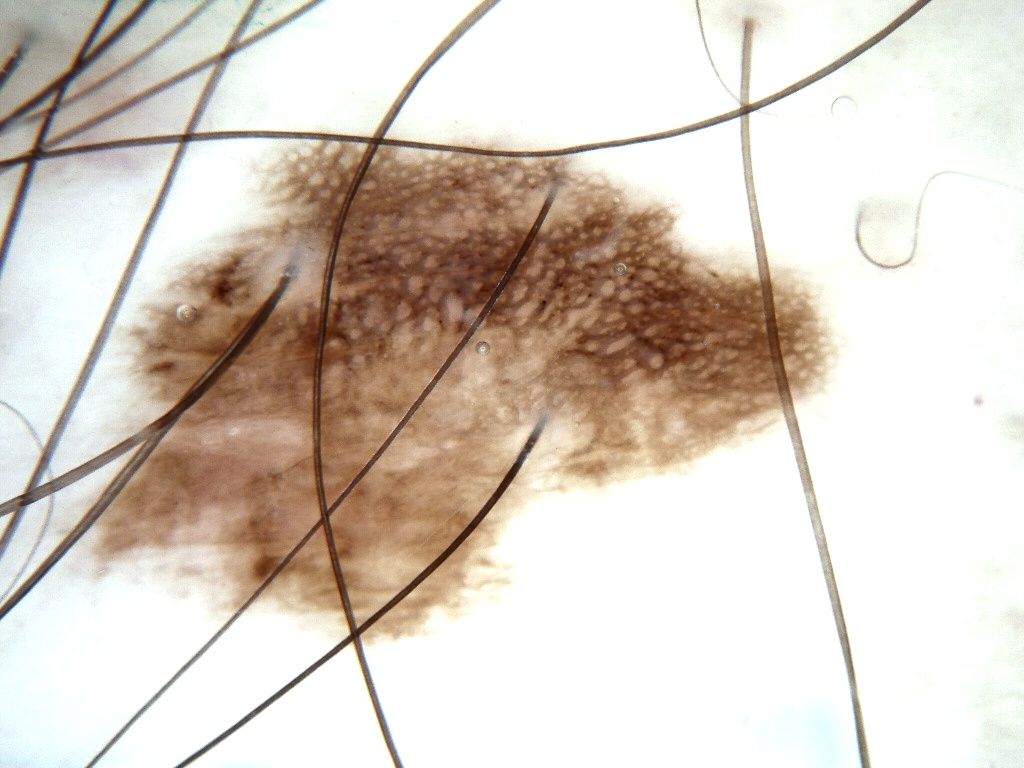
#> input picture Illumination/correction_test1.jpg, 1024 x 768 px, found by its file name
$ python countour.py   (older library calls are emulated)
#> lines starting #> are read from the running program, lines starting #| are printed output that depends on the picture; after the words box and inside, x2 and y2 are one past the last pixel; in counts of white or black regions, pixels touching at a corner belong together
# -*- coding: utf-8 -*-
"""
Created on Mon Jan 29 11:34:11 2018

@author: Camila
"""

import numpy as np
import cv2

# Load image and keep a copy
image = cv2.imread('C:\\Users\\Camila\\Documents\\EDP\\Illumination\\correction_test1.jpg')
#> image is the input picture: shape (768, 1024, 3); mean B, G, R 196.1, 206.5, 216.9
orig_image = image.copy()
#ro,col = image.shape
#orig_image = cv2.resize(orig_image,(np.around(col/2).astype(int),np.around(ro/2).astype(int)))
cv2.imshow('Original Image', orig_image)
cv2.waitKey(0)

# Grayscale and binarize
gray = cv2.cvtColor(image, cv2.COLOR_BGR2GRAY)
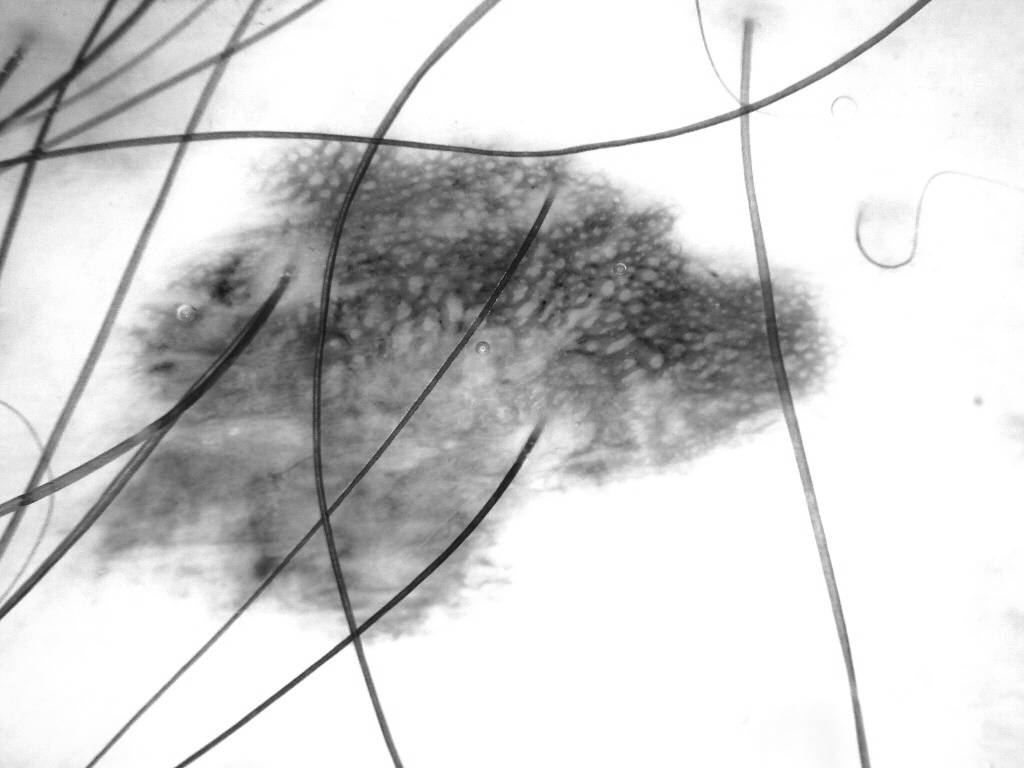
#> gray: shape (768, 1024); min 18, max 255, mean 208.4
ret, thresh = cv2.threshold(gray, 127, 255, cv2.THRESH_BINARY_INV)
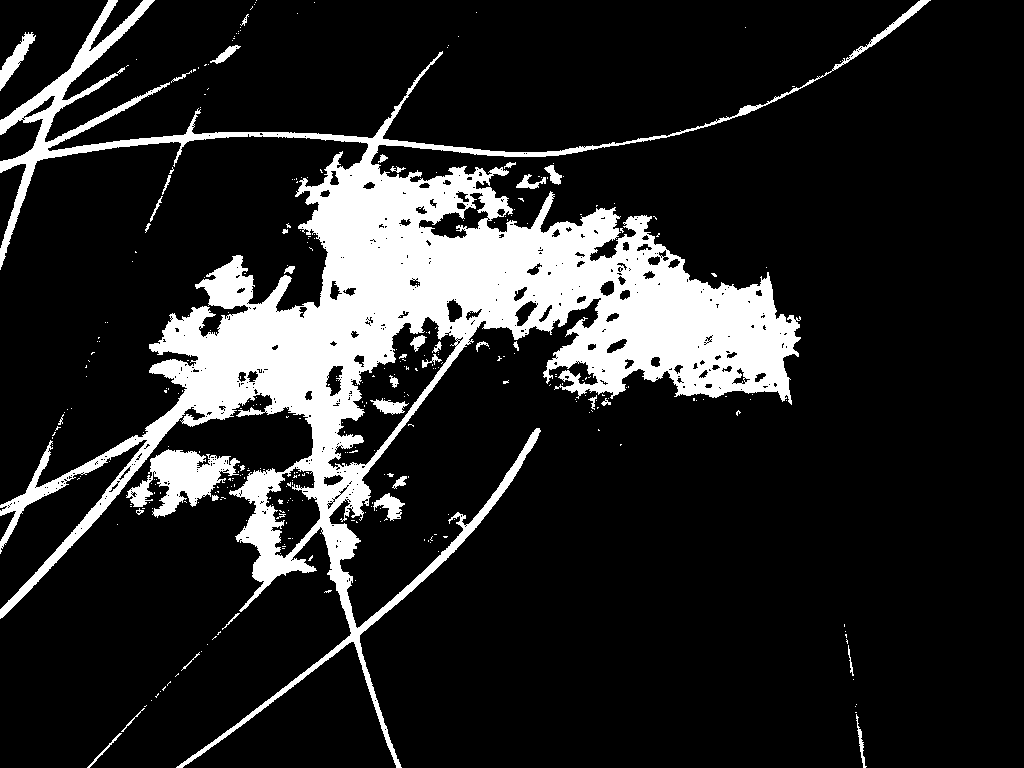
#> thresh: shape (768, 1024); 15.3% white; 337 white regions (297 under 20 px)

# Find contours
im, contours, hierarchy = cv2.findContours(thresh, cv2.RETR_LIST, cv2.CHAIN_APPROX_NONE)
#> contours = 904 contours, 790 with area under 20; largest, box (x1, y1, x2, y2) and area: (0, 0, 931, 768) 124146, (327, 316, 458, 469) 7615, (126, 449, 240, 518) 3377, (265, 466, 321, 559) 2892, (418, 192, 489, 239) 1295

# Iterate through each contour and compute the bounding rectangle
for c in contours:
    x,y,w,h = cv2.boundingRect(c)
    cv2.rectangle(orig_image,(x,y),(x+w,y+h),(0,0,255),2)
    cv2.imshow('Bounding Rectangle', orig_image)
#> this loop made 904 passes
#> (x, y, w, h) on passes 1, 3, 5: (87, 733, 35, 35), (856, 714, 11, 54), (121, 708, 24, 24)
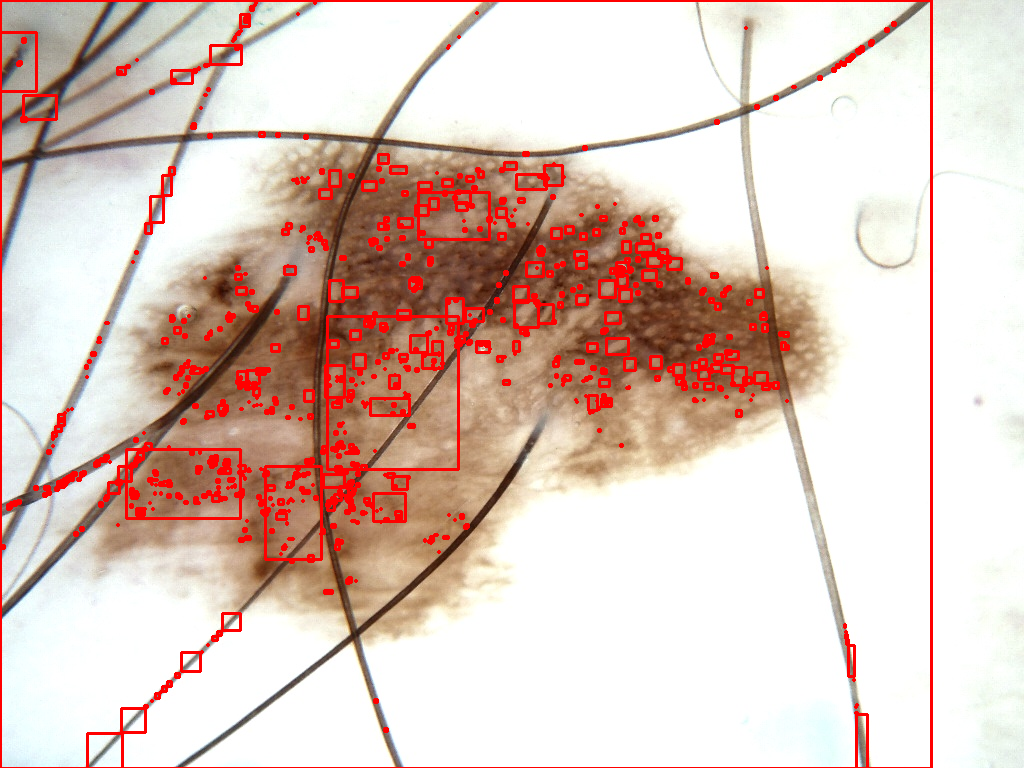
#> orig_image: shape (768, 1024, 3); 5.69% of pixels changed, all inside (x1, y1, x2, y2) = (0, 0, 933, 768)

cv2.waitKey(0)

# Iterate through each contour and compute the approx contour
for c in contours:
    # Calculate accuracy as a percent of the contour perimeter
    accuracy = 0.0008* cv2.arcLength(c, True)
    approx = cv2.approxPolyDP(c, accuracy, True)
    cv2.drawContours(image, [approx], 0, (0, 255, 0), 2)
    cv2.imshow('Approx Poly DP', image)
#> this loop made 904 passes
#> (accuracy, approx) on passes 2, 4, 6: (0.00453, [[384, 729], [385, 728], [386, 729], [385, 730]]), (0.0016, [[855, 712], [856, 712]]), (0, [[855, 706]])
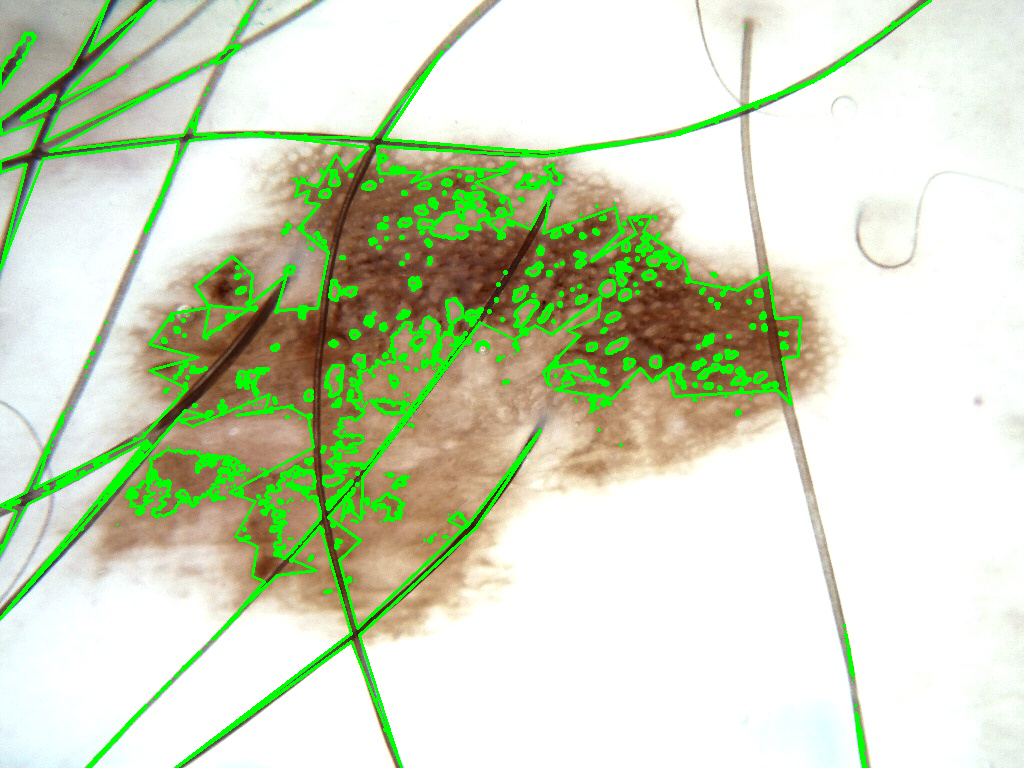
#> image: shape (768, 1024, 3); 7.19% of pixels changed, all inside (x1, y1, x2, y2) = (0, 0, 932, 768)

cv2.imwrite('lesionsegment66.jpg',image)
cv2.waitKey(0)
cv2.destroyAllWindows()

$ run again, with Illumination/correction_test2.jpg copied over Illumination/correction_test1.jpg
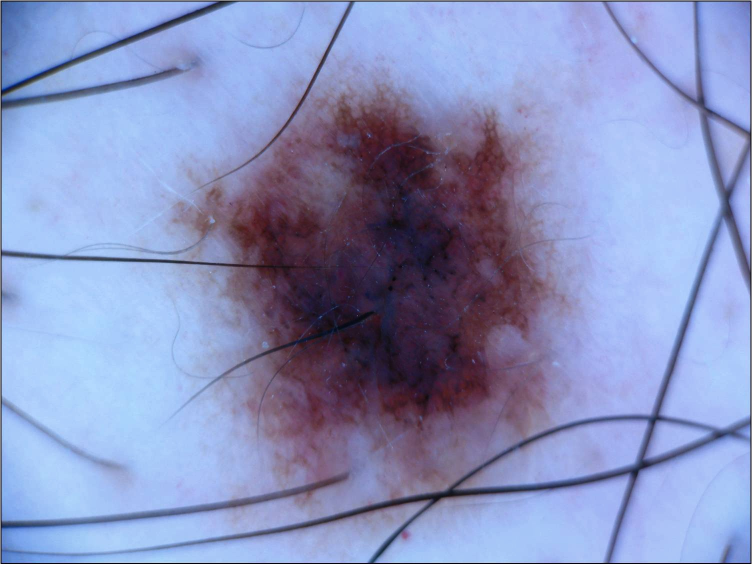
#> input picture Illumination/correction_test2.jpg, 1504 x 1129 px, found by its file name (shown at 1/2 size)
#> image is the input picture: shape (1129, 1504, 3); mean B, G, R 189.4, 145.6, 136.3
#> `ret, thresh = cv2.threshold(gray, 127, 255, cv2.THRESH_BINARY_INV)`:
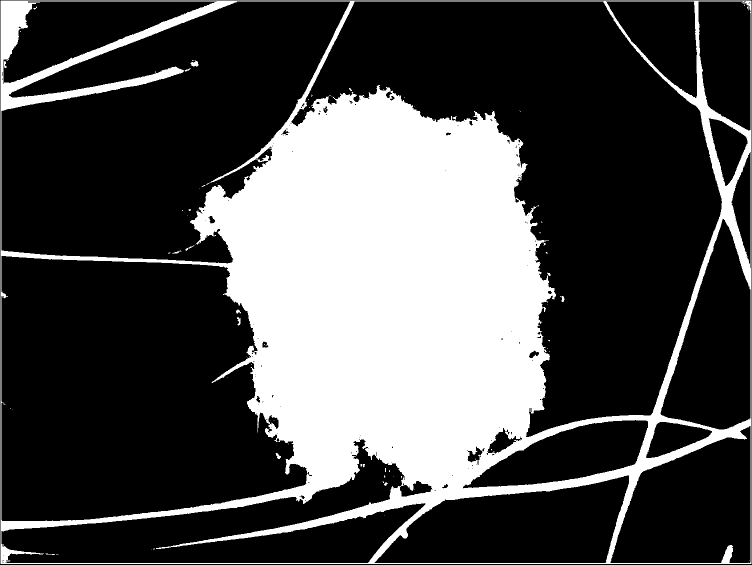
#> thresh: shape (1129, 1504) (shown at 1/2 size); 29.7% white; 82 white regions (66 under 20 px)
#> contours = 249 contours, 197 with area under 20; largest, box (x1, y1, x2, y2) and area: (1, 1, 1503, 1128) 1690126, (582, 2, 1445, 875) 337610, (2, 511, 616, 1043) 259780, (2, 2, 701, 528) 231632, (2, 878, 852, 1127) 84038
#> the loop `for c in contours:` made 249 passes
#> (x, y, w, h) on passes 2 to 4: (1497, 1124, 1, 1), (4, 1122, 3, 4), (5, 1120, 4, 3)
#> the loop `for c in contours:` made 249 passes
#> accuracy on passes 3, 4, 9: 0.00613, 0.00613, 0.0301
#> after the loop `for c in contours:`:
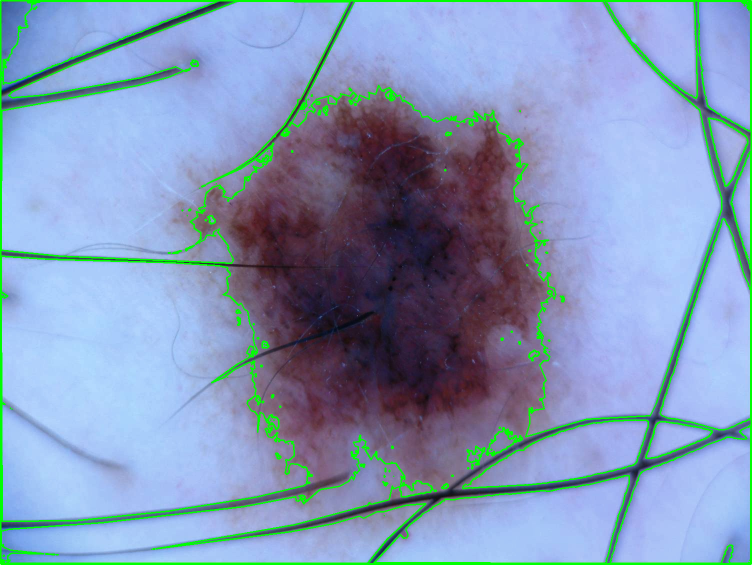
#> image: shape (1129, 1504, 3) (shown at 1/2 size); 4.61% of pixels changed, all inside (x1, y1, x2, y2) = (0, 0, 1504, 1129)

$ run again, with Illumination/correction_test4.jpg copied over Illumination/correction_test1.jpg
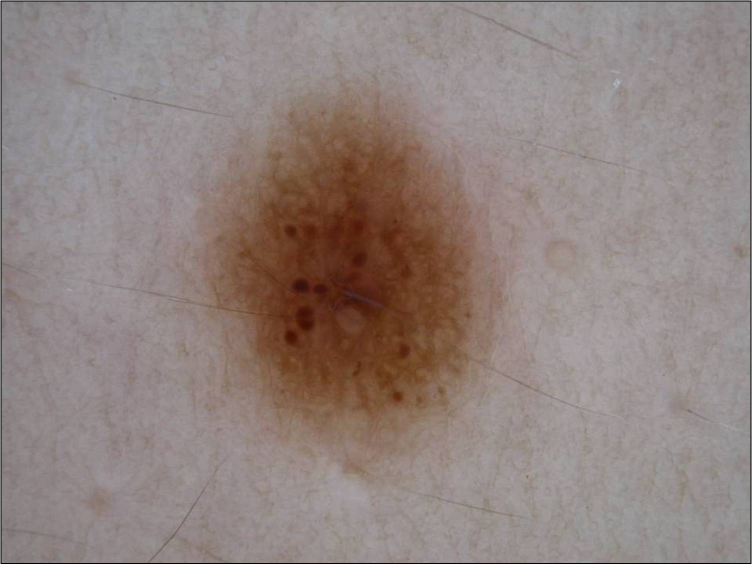
#> input picture Illumination/correction_test4.jpg, 1504 x 1129 px, found by its file name (shown at 1/2 size)
#> image is the input picture: shape (1129, 1504, 3); mean B, G, R 127, 130.8, 145
#> `ret, thresh = cv2.threshold(gray, 127, 255, cv2.THRESH_BINARY_INV)`:
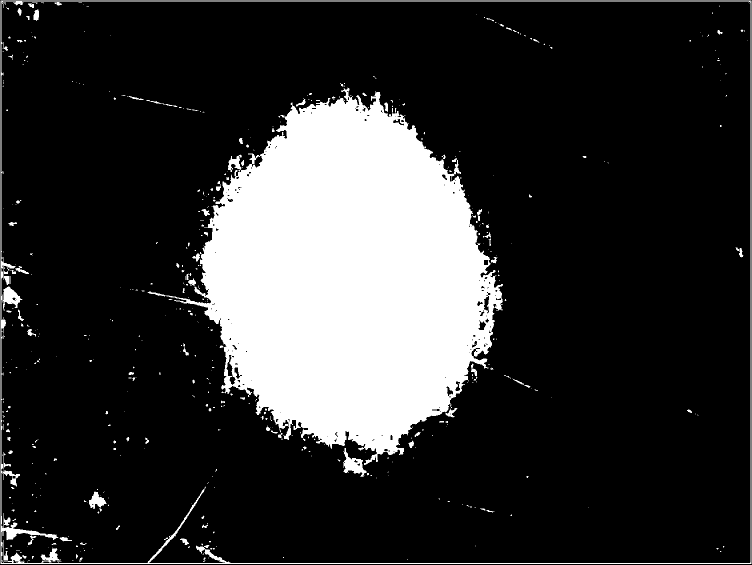
#> thresh: shape (1129, 1504) (shown at 1/2 size); 19.4% white; 524 white regions (408 under 20 px)
#> contours = 692 contours, 573 with area under 20; largest, box (x1, y1, x2, y2) and area: (1, 1, 1503, 1128) 1690126, (2, 2, 1502, 1127) 1681260, (295, 175, 1006, 930) 303836, (686, 896, 734, 954) 1076, (6, 573, 45, 621) 852
#> the loop `for c in contours:` made 692 passes
#> (x, y, w, h) on passes 1, 3, 6: (42, 1124, 4, 3), (55, 1124, 1, 1), (406, 1122, 4, 2)
#> the loop `for c in contours:` made 692 passes
#> accuracy on passes 1, 12, 13: 0.00613, 0.0344, 0.00613
#> after the loop `for c in contours:`:
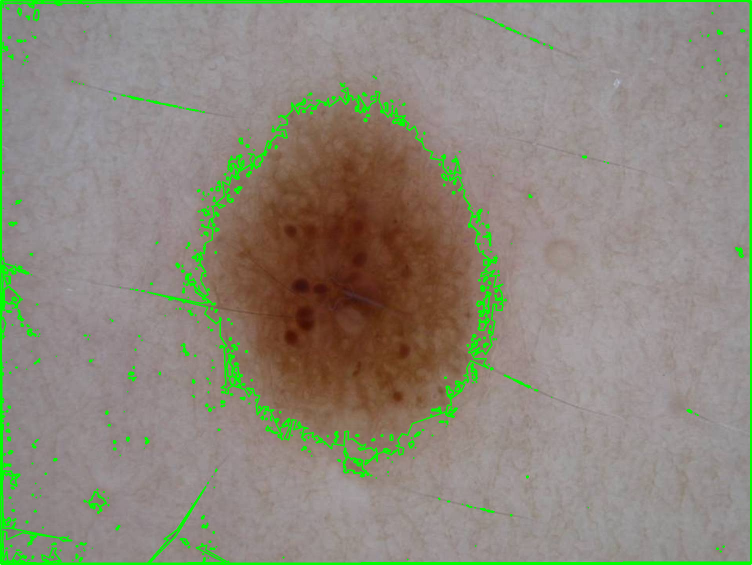
#> image: shape (1129, 1504, 3) (shown at 1/2 size); 3.99% of pixels changed, all inside (x1, y1, x2, y2) = (0, 0, 1504, 1129)
